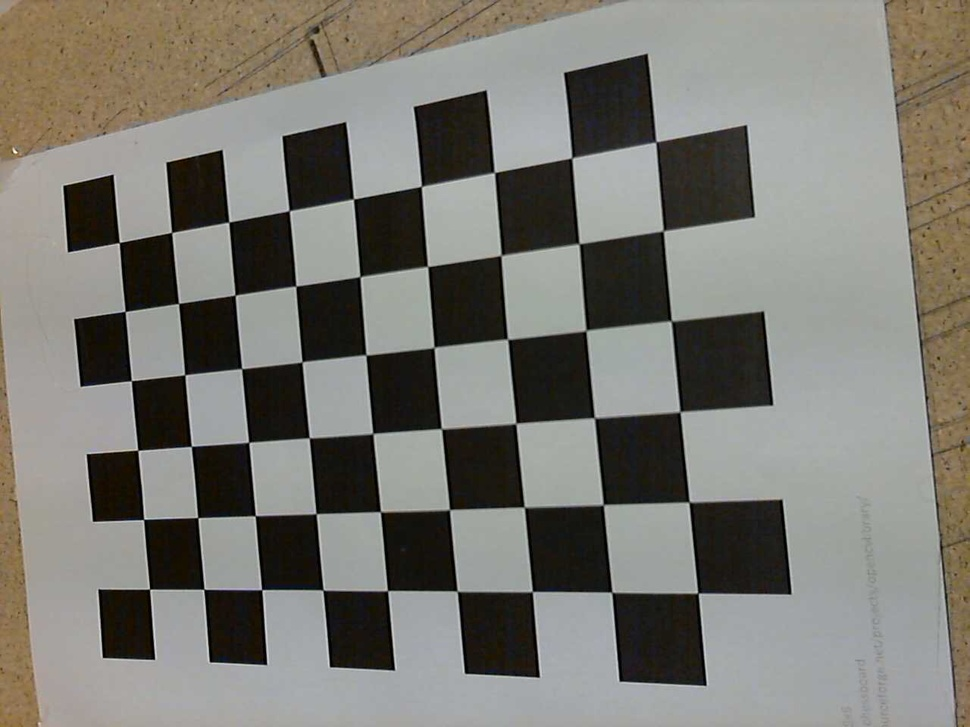
//> input picture images/1.jpg, 970 x 727 px, shrunk from 1280 x 960 before the run, given in place of the camera
$ ./demo_contour   (built with g++ and OpenCV 4)
//> lines starting //> are read from the running program, lines starting //| are printed output that depends on the picture
/**
* Affiche les contours sur une vidéo en temps réel
*/
#include "opencv2/opencv.hpp"
#include <iostream>

using namespace cv;
using namespace std;

int main(int, char**)
{
    VideoCapture cap(0); // open the default camera
    if(!cap.isOpened())  // check if we succeeded
        return -1;

    Mat edges;
    namedWindow("edges",1);
    for(;;)
    {
        Mat frame;
        cap >> frame; // get a new frame from camera
//> frame is the input picture: 727 rows x 970 cols, CV_8UC3; mean B, G, R 113.8, 120.7, 122.3
        //Change la couleur
        cvtColor(frame, edges, CV_BGR2GRAY);
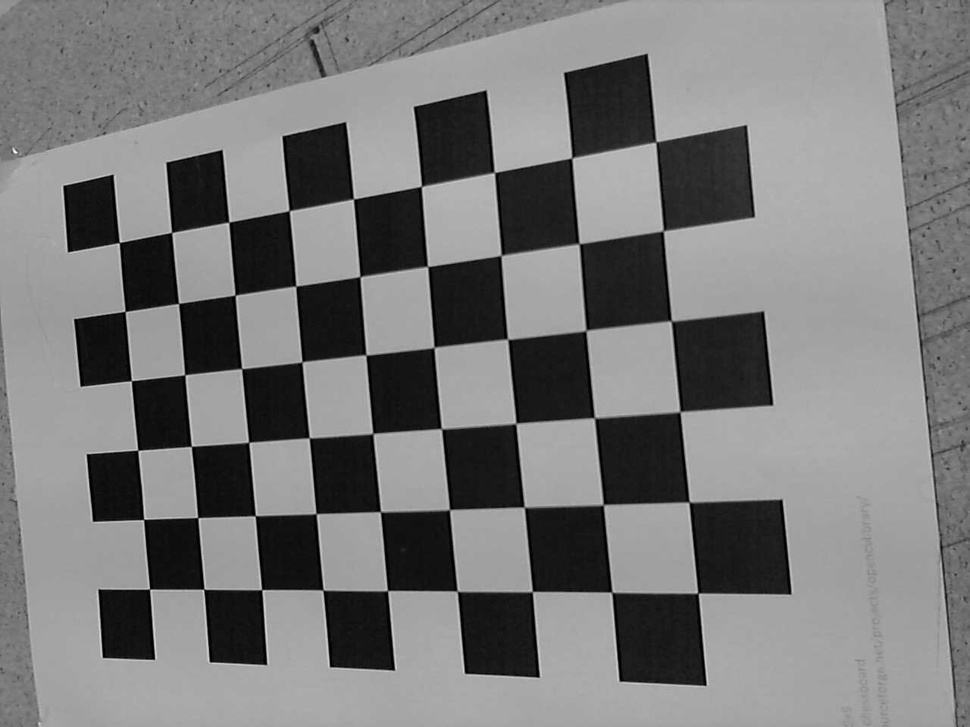
//> edges: 727 rows x 970 cols, CV_8UC1; min 0, max 251, mean 120.4

        //Filtre Gaussien pour adoucir l'image et supprimer le bruit
        GaussianBlur(edges, edges, Size(7,7), 1.5, 1.5);

        //Filtre de Canny pour détecter les contours
        Canny(edges, edges, 0, 30, 3);
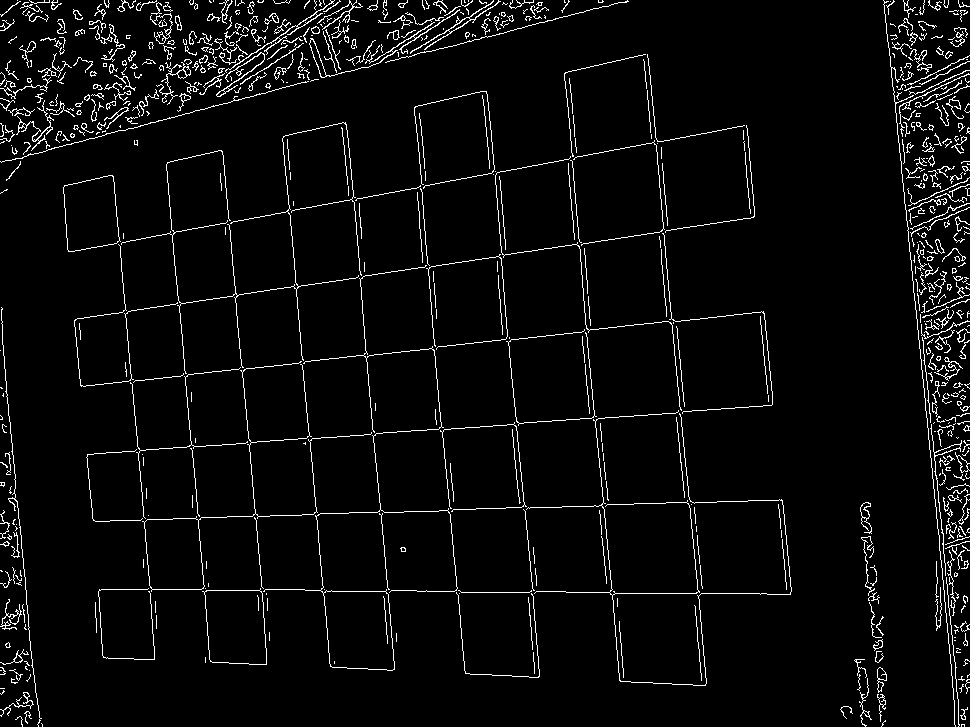
//> edges: 727 rows x 970 cols, CV_8UC1; 4.2% white in thin lines or dots
        imshow("edges", edges);
        if(waitKey(30) >= 0) break;
//> the Esc key is pressed
    }
    // the camera will be deinitialized automatically in VideoCapture destructor
    return 0;
}

$ run again, on images/10.jpg
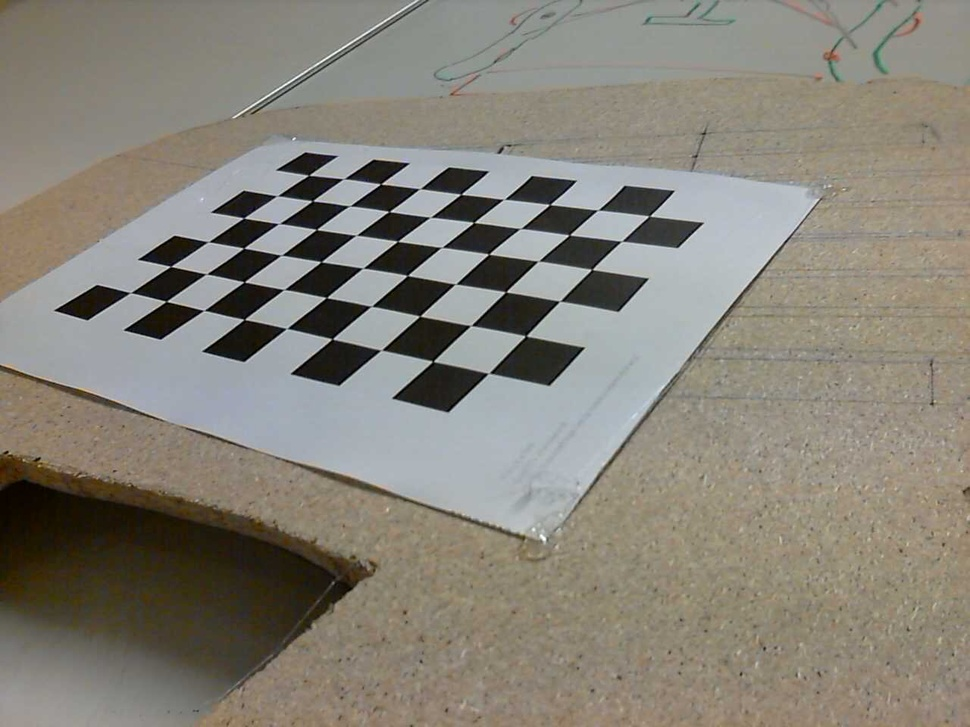
//> input picture images/10.jpg, 970 x 727 px, shrunk from 1280 x 960 before the run, given in place of the camera
//> frame is the input picture: 727 rows x 970 cols, CV_8UC3; mean B, G, R 120.1, 130.3, 134.4
//> `cvtColor(frame, edges, CV_BGR2GRAY);`:
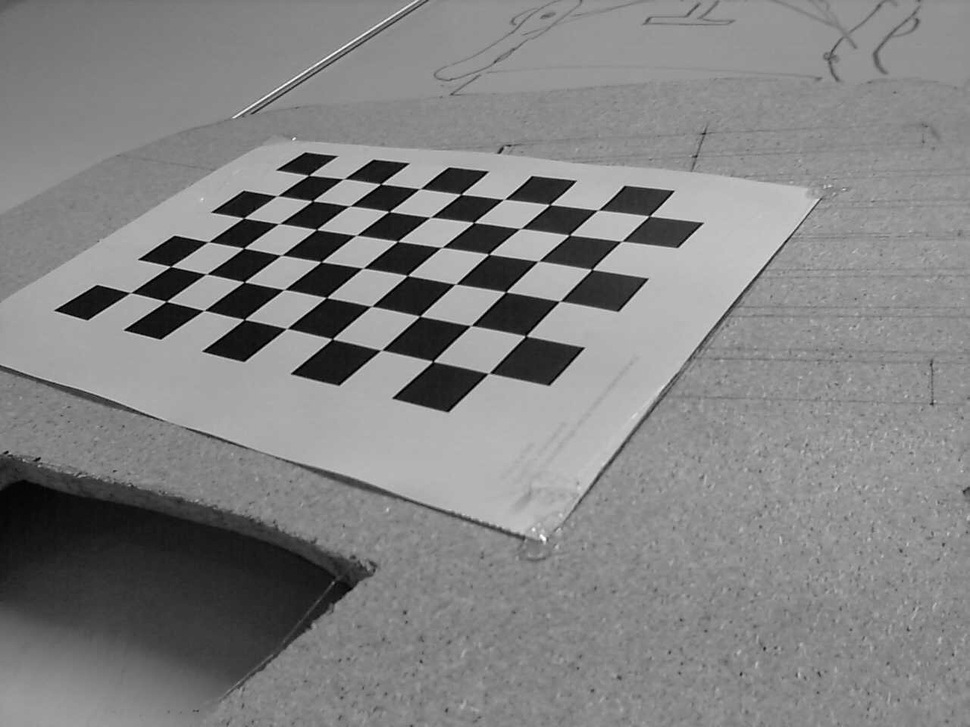
//> edges: 727 rows x 970 cols, CV_8UC1; min 0, max 254, mean 130.4
//> `Canny(edges, edges, 0, 30, 3);`:
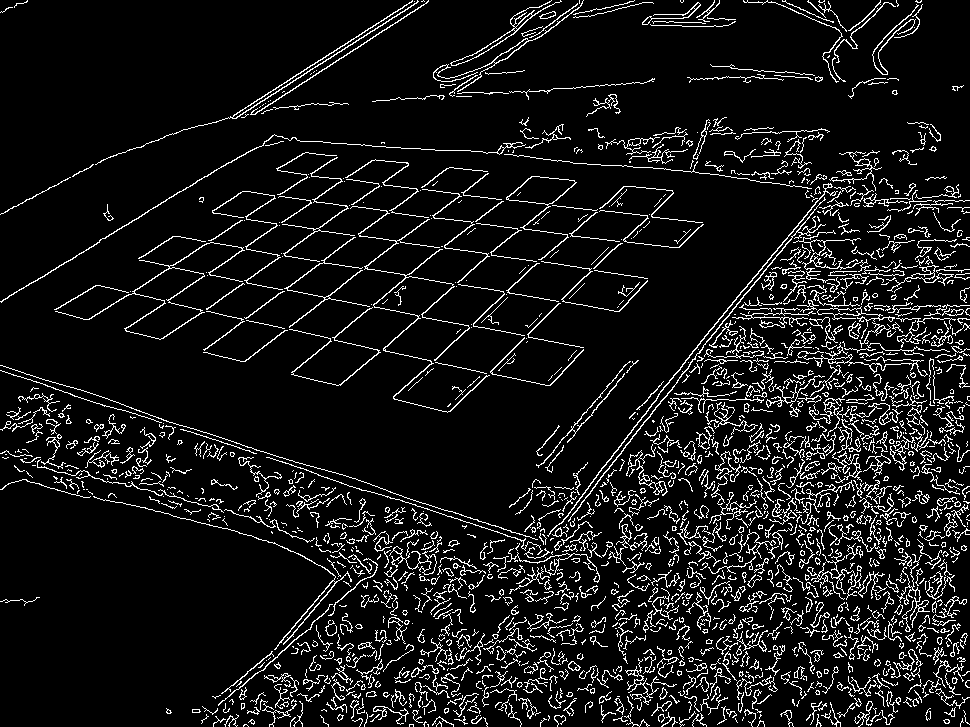
//> edges: 727 rows x 970 cols, CV_8UC1; 8.9% white in thin lines or dots

$ run again, on images/11.jpg
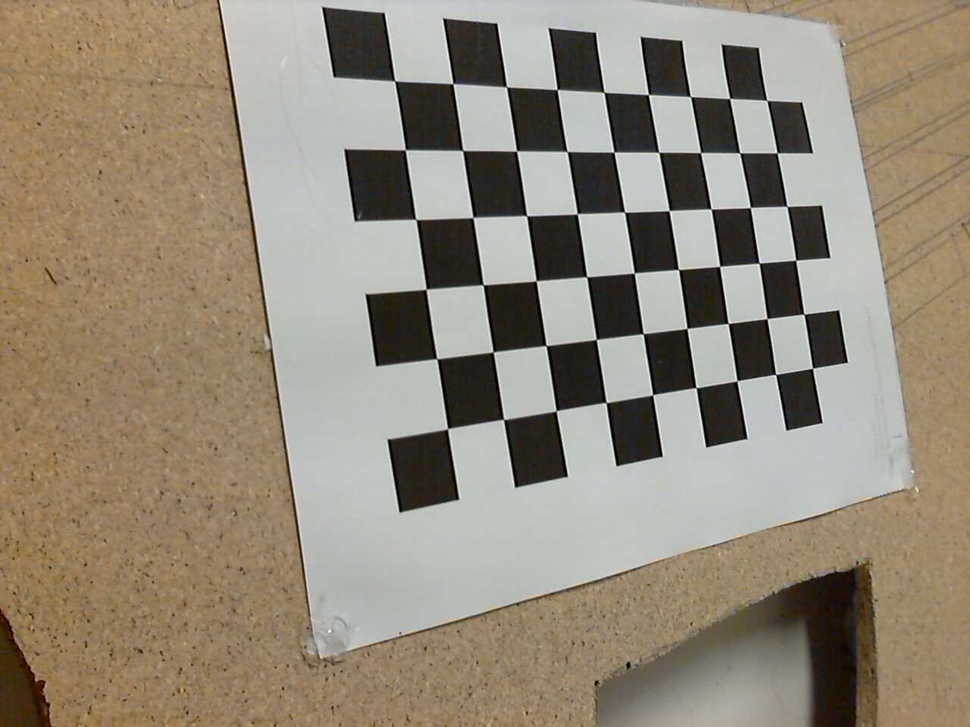
//> input picture images/11.jpg, 970 x 727 px, shrunk from 1280 x 960 before the run, given in place of the camera
//> frame is the input picture: 727 rows x 970 cols, CV_8UC3; mean B, G, R 120.5, 137, 147.1
//> `cvtColor(frame, edges, CV_BGR2GRAY);`:
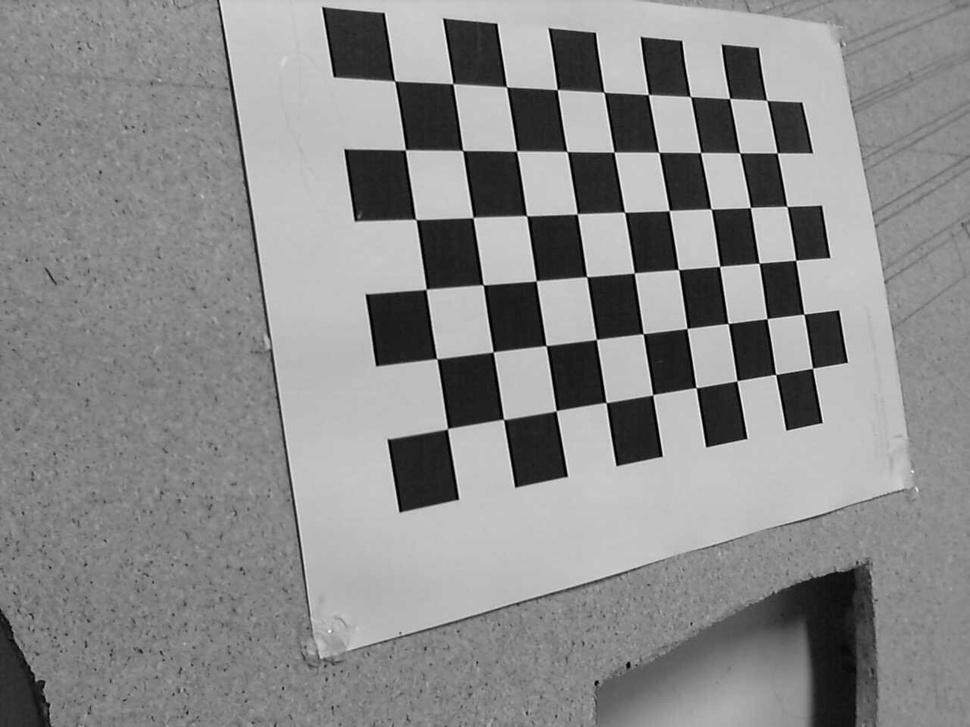
//> edges: 727 rows x 970 cols, CV_8UC1; min 0, max 255, mean 138.1
//> `Canny(edges, edges, 0, 30, 3);`:
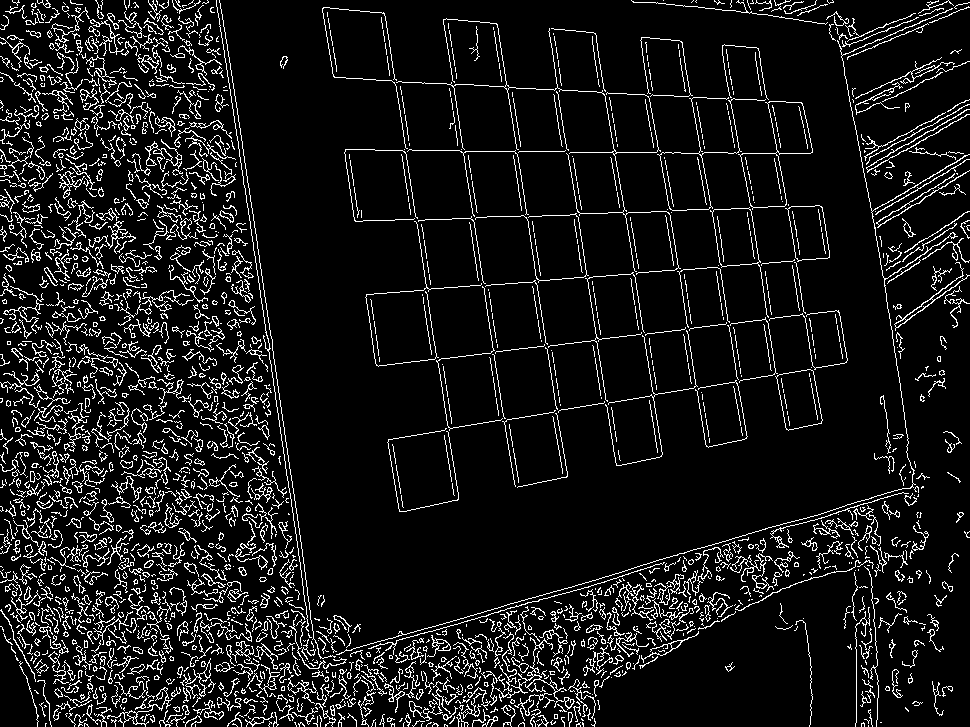
//> edges: 727 rows x 970 cols, CV_8UC1; 9.4% white in thin lines or dots

$ run again, on images/12.jpg
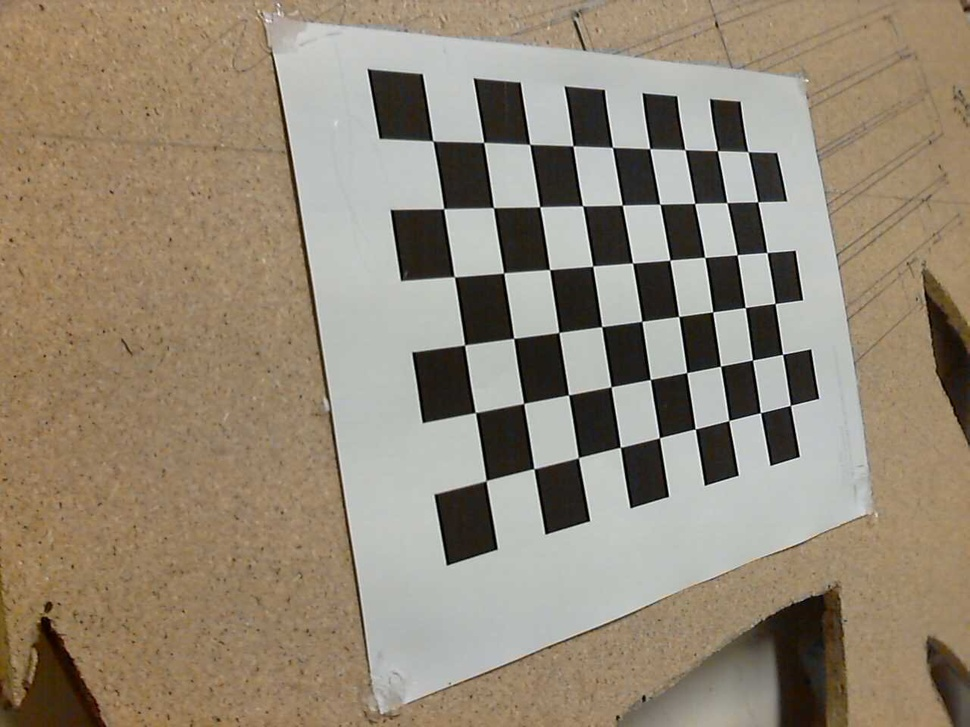
//> input picture images/12.jpg, 970 x 727 px, shrunk from 1280 x 960 before the run, given in place of the camera
//> frame is the input picture: 727 rows x 970 cols, CV_8UC3; mean B, G, R 117, 135.2, 147.3
//> `cvtColor(frame, edges, CV_BGR2GRAY);`:
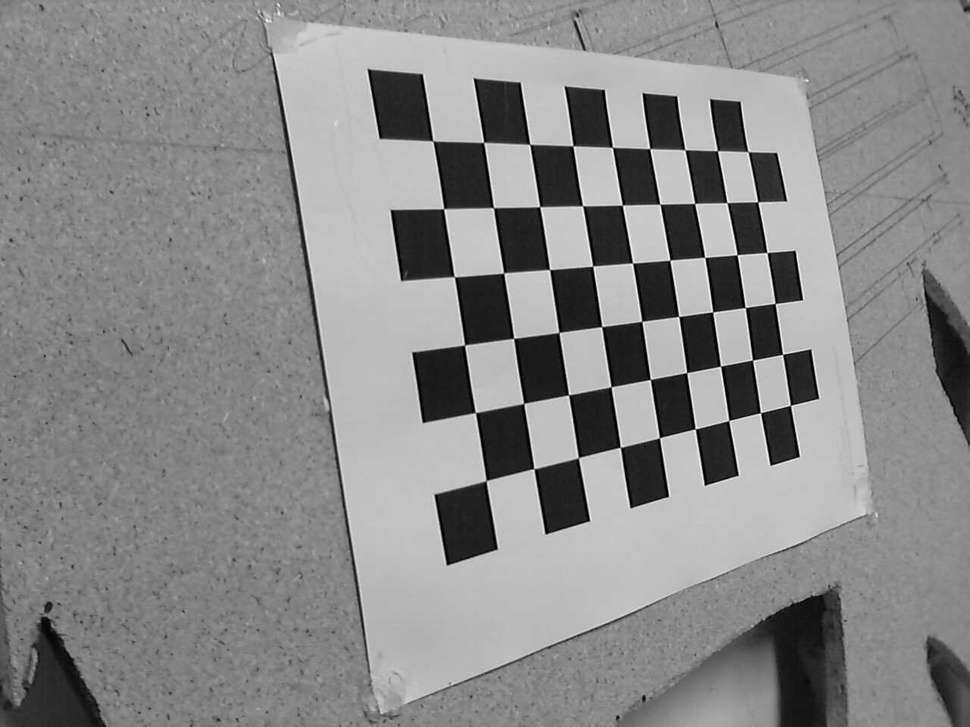
//> edges: 727 rows x 970 cols, CV_8UC1; min 0, max 254, mean 136.8
//> `Canny(edges, edges, 0, 30, 3);`:
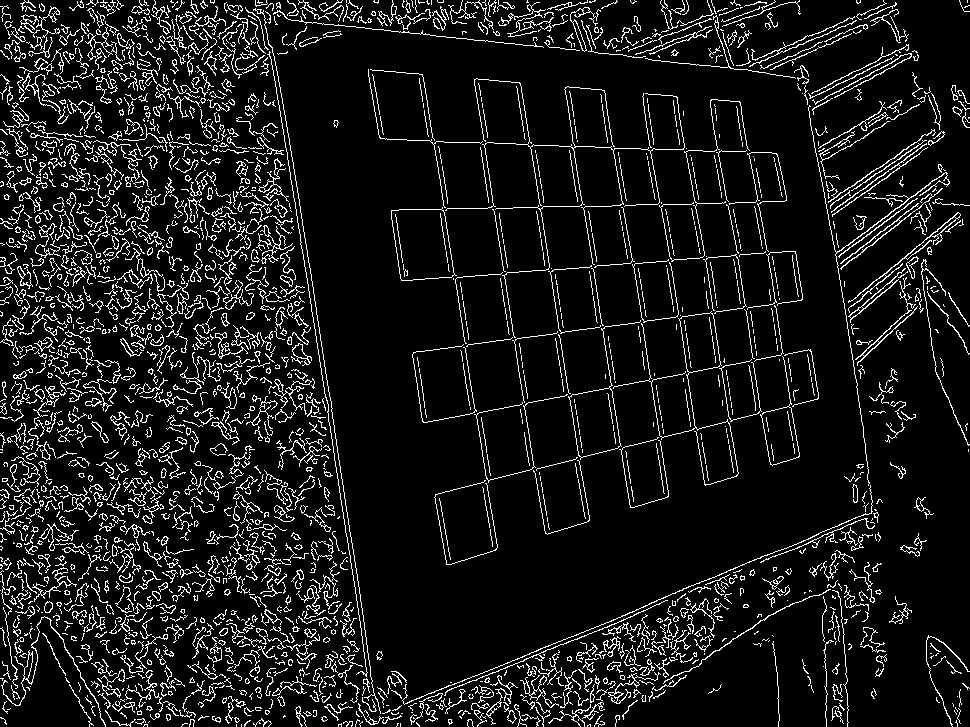
//> edges: 727 rows x 970 cols, CV_8UC1; 9.7% white in thin lines or dots
